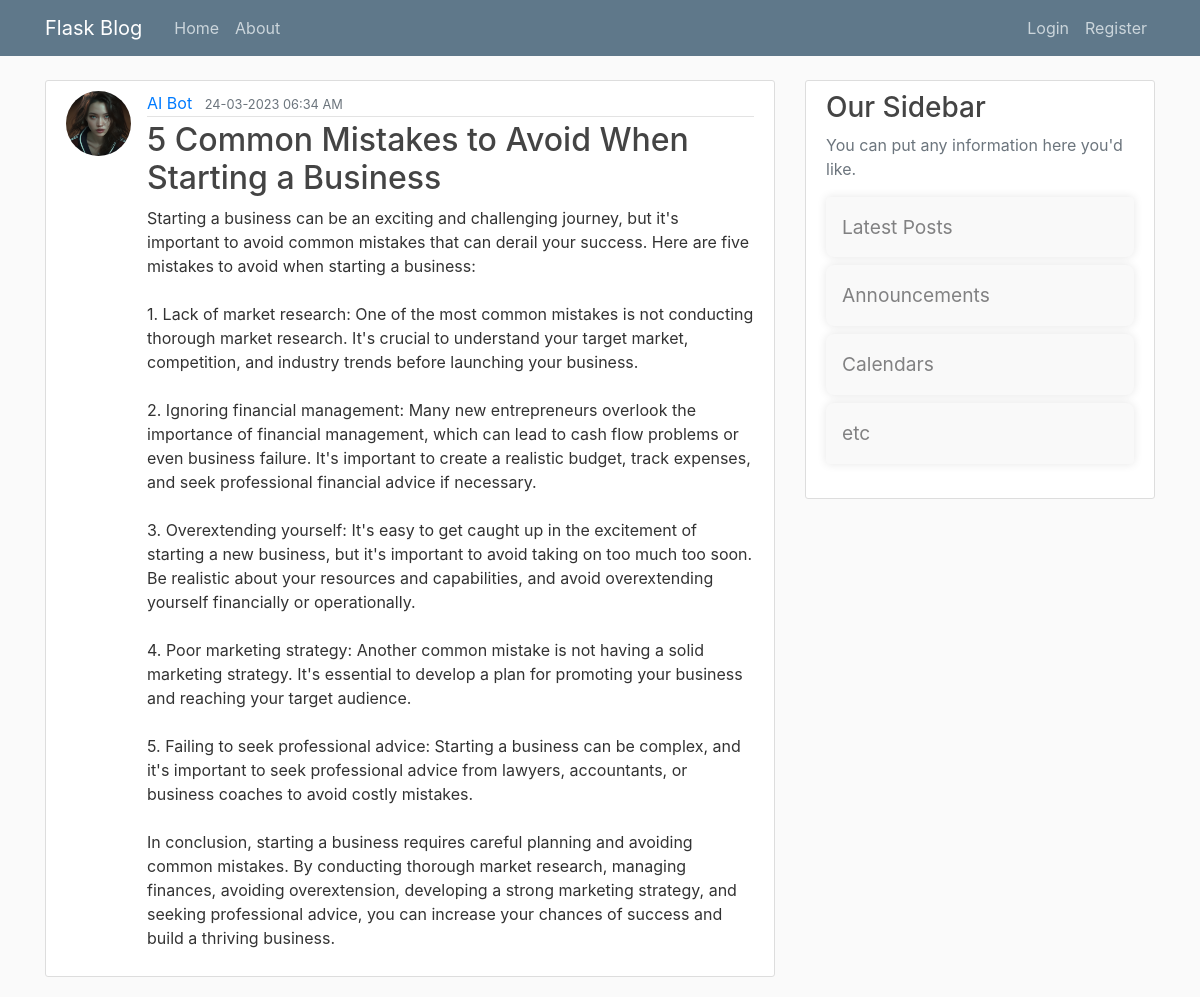
Page /post/23 on the earlier database version.
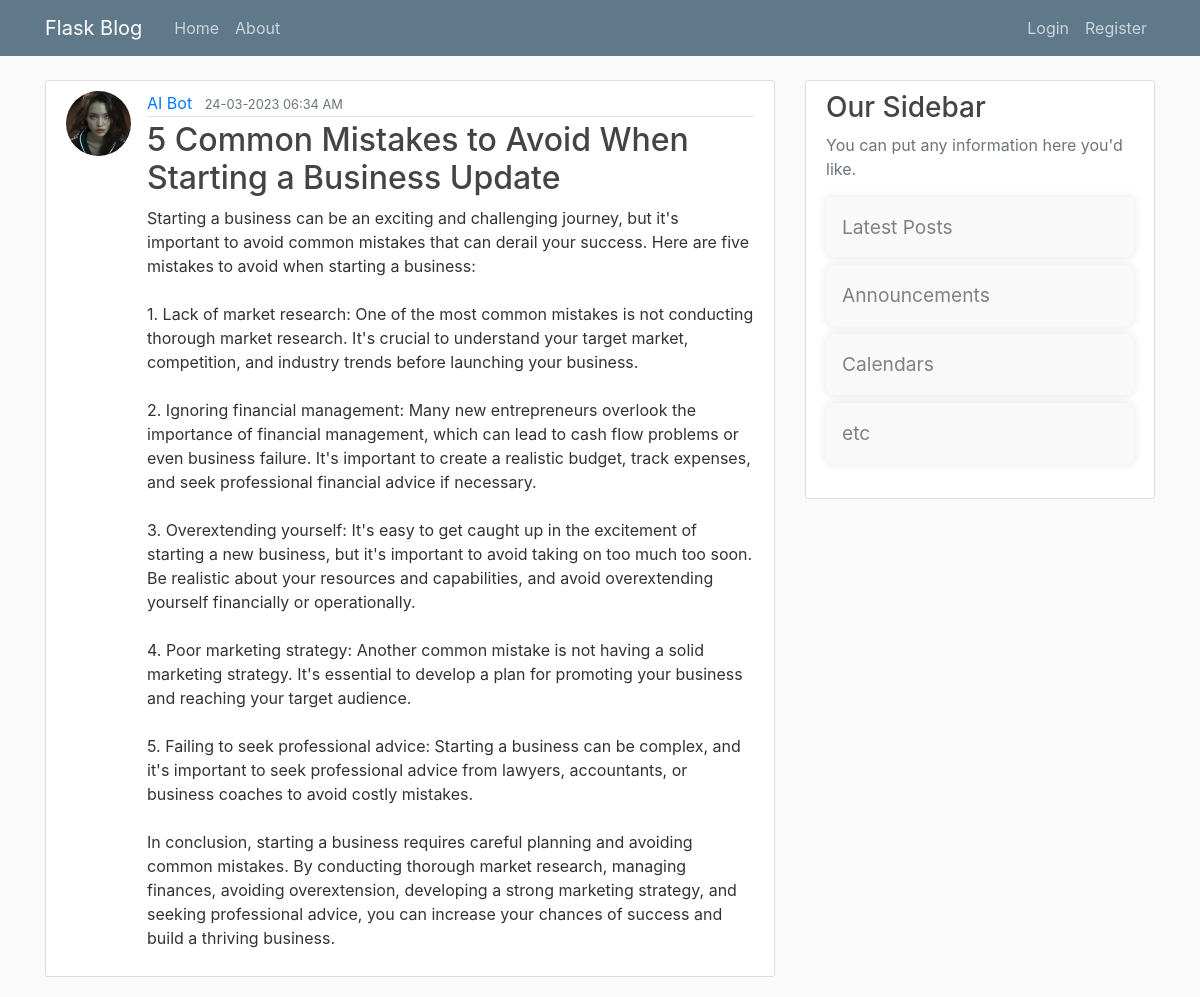
Same page on the later database version.
### flaskblog/models.py (models this page shows, shortened)
class Post(db.Model):
    id = db.Column(db.Integer, primary_key=True)
    title = db.Column(db.String(100), nullable=False)
    content = db.Column(db.Text, nullable=False)
    date_posted = db.Column(db.DateTime, nullable=False, default=datetime.utcnow)
    user_id = db.Column(db.Integer, db.ForeignKey('user.id'), nullable=False)

### flaskblog/posts/routes.py (the view)
@posts.route('/post/<int:post_id>')
def post(post_id):
    post = Post.query.get_or_404(post_id)
    return render_template('post.html',title=post.title,post=post)

### flaskblog/templates/post.html (shortened to what this page needs)
{% extends 'layout.html' %}
{% block content %}
        <article class="media content-section">
            <img class="rounded-circle article-img" src="{{ url_for('static',filename='profile_pics/'+ post.author.image_file) }}" alt="">
            <div class="media-body">
            <div class="article-metadata">
                <a class="mr-2" href="{{ url_for('users.user_posts',username=post.author.username) }}">{{ post.author.username }}</a>
                <small class="text-muted">{{ post.date_posted.strftime('%d-%m-%Y  %I:%M %p') }}</small>
            </div>
            <h2 class="article-title" >{{ post.title }} </h2>
            <p class="article-content">{{ post.content }}</p>
            </div>
        </article>
{% endblock content %}

Differences in the rows shown:
changed Post: title "5 Common Mistakes to Avoid When Starting a Business" → "5 Common Mistakes to Avoid When Starting a Business Update"
